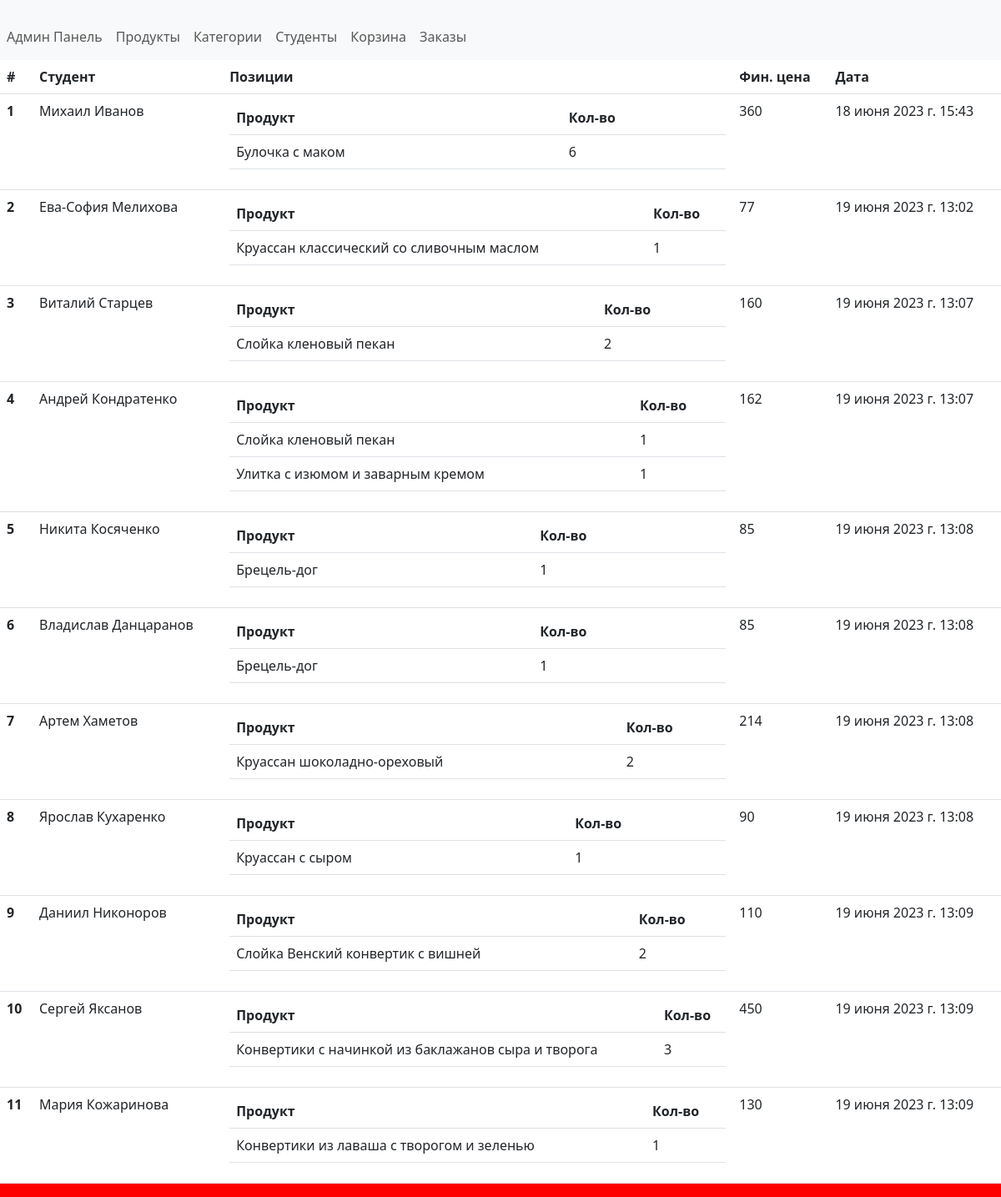
The page /basket/ on the database its author committed.
### basket/models.py (models this page shows, shortened)
class Basket(models.Model):
    student = models.ForeignKey(Student, on_delete=models.CASCADE, verbose_name="Студент")
    entries = models.ManyToManyField(BasketItem, verbose_name="Позиции")
    add_datetime = models.DateTimeField(verbose_name='Время', auto_now_add=True)
    def total_price(self):
        products = self.entries.all().values_list('product_id',
                                                  'quantity')
        total = 0
        if products:
            for product in products:
                product_id = product[0]
                quantity = product[1]
                price = Product.objects.get(id=product_id).price
                total += quantity * price
        return total
    class Meta:
        verbose_name = "Корзина"
        verbose_name_plural = "Корзины"

class BasketItem(models.Model):
    product = models.ForeignKey(Product, verbose_name="Продукт", on_delete=models.CASCADE)
    quantity = models.IntegerField(default=1, verbose_name="Количество")
    class Meta:
        verbose_name = "Позиция корзины"
        verbose_name_plural = "Позиции корзины"

### students/models.py (models this page shows)
class Student(models.Model):
    user = models.OneToOneField(User, on_delete=models.CASCADE)
    group_id = models.CharField(max_length=8, verbose_name="Номер группы")
    first_name = models.CharField(max_length=128, verbose_name="Имя")
    last_name = models.CharField(max_length=128, verbose_name="Фамилия")
    class Meta:
        verbose_name = 'Студент'
        verbose_name_plural = 'Студенты'
    def __str__(self):
        full_name = self.first_name + ' ' + self.last_name
        return full_name

### product/models.py (models this page shows, shortened)
class Product(models.Model):
    name = models.CharField(max_length=50, verbose_name="Название")
    category = models.ForeignKey(Category, on_delete=models.CASCADE, verbose_name="Категория", default="")
    image = models.ImageField(verbose_name="Фото", upload_to="img")
    weight = models.IntegerField(verbose_name="Вес")
    price = models.IntegerField(verbose_name="Цена")
    in_stock = models.IntegerField(verbose_name="В наличии", default=0)
    sold = models.IntegerField(verbose_name="Продано", editable=False, default=0)
    class Meta:
        verbose_name_plural = 'Продукты'
        verbose_name = 'Продукт'

### basket/views.py (the view)
# urls.py: path('', views.all, name="basket")
def all(request):
    basket = Basket.objects.all()
    return render(request, 'basket/basket.html', {"basket": basket})

### templates/basket/basket.html
{% extends '_base.html' %}
{% block content %}
    <table class="table">
        <thead>
        <tr>
            <th scope="col">#</th>
            <th scope="col">Студент</th>
            <th scope="col">Позиции</th>
            <th scope="col">Фин. цена</th>
            <th scope="col">Дата</th>
        </tr>
        </thead>
        <tbody>
        {% for basket_item in basket %}
            <tr>
                <th scope="row">{{ basket_item.id }}</th>
                <td>{{ basket_item.student }}</td>
                <td>
                    <table class="table">
                        <thead>
                        <tr>
                            <th scope="col">Продукт</th>
                            <th>Кол-во</th>
                        </tr>
                        </thead>
                        <tbody>
                        {% for entry in basket_item.entries.all %}
                            <tr>
                            <td>{{ entry.product.name }}</td>
                            <td>{{ entry.quantity }}</td>
                            </tr>
                        {% endfor %}
                        </tbody>
                    </table>
                </td>
                <td>{{ basket_item.total_price }}</td>
                <td>{{ basket_item.add_datetime }}</td>
            </tr>
        {% endfor %}
        </tbody>
    </table>
{% endblock content %}

### static/style.css (style rules this page uses)
body { background-color: red; }

### rows shown on the page
Basket: id "1", student "Михаил Иванов", total_price "360", add_datetime "18 июня 2023 г. 15:43"
BasketItem: product.name "Булочка с маком", quantity "6"
Basket: id "2", student "Ева-София Мелихова", total_price "77", add_datetime "19 июня 2023 г. 13:02"
BasketItem: product.name "Круассан классический со сливочным маслом", quantity "1"
Basket: id "3", student "Виталий Старцев", total_price "160", add_datetime "19 июня 2023 г. 13:07"
BasketItem: product.name "Слойка кленовый пекан", quantity "2"
Basket: id "4", student "Андрей Кондратенко", total_price "162", add_datetime "19 июня 2023 г. 13:07"
BasketItem: product.name "Слойка кленовый пекан", quantity "1"
BasketItem: product.name "Улитка с изюмом и заварным кремом", quantity "1"
Basket: id "5", student "Никита Косяченко", total_price "85", add_datetime "19 июня 2023 г. 13:08"
BasketItem: product.name "Брецель-дог", quantity "1"
Basket: id "6", student "Владислав Данцаранов", total_price "85", add_datetime "19 июня 2023 г. 13:08"
BasketItem: product.name "Брецель-дог", quantity "1"
Basket: id "7", student "Артем Хаметов", total_price "214", add_datetime "19 июня 2023 г. 13:08"
BasketItem: product.name "Круассан шоколадно-ореховый", quantity "2"
Basket: id "8", student "Ярослав Кухаренко", total_price "90", add_datetime "19 июня 2023 г. 13:08"
BasketItem: product.name "Круассан с сыром", quantity "1"
Basket: id "9", student "Даниил Никоноров", total_price "110", add_datetime "19 июня 2023 г. 13:09"
BasketItem: product.name "Слойка Венский конвертик с вишней", quantity "2"
Basket: id "10", student "Сергей Яксанов", total_price "450", add_datetime "19 июня 2023 г. 13:09"
BasketItem: product.name "Конвертики с начинкой из баклажанов сыра и творога", quantity "3"
Basket: id "11", student "Мария Кожаринова", total_price "130", add_datetime "19 июня 2023 г. 13:09"
BasketItem: product.name "Конвертики из лаваша с творогом и зеленью", quantity "1"
